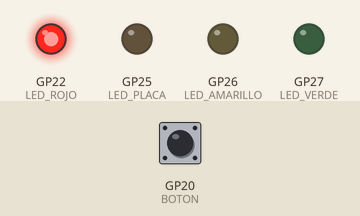
The program below on a simulated Raspberry Pi Pico running MicroPython. Parts: output pins drawn as LEDs (lit = HIGH). Inputs (shaded band) come from the test bench; at power-on: GP20 (BOTON) HIGH. Threads take turns every 2 ms; what the program prints to the serial console is not drawn.

Above: at 1.2 s.
1.3 s: GP20 (BOTON) pulled LOW for 0.15 s
At 5.7 s:
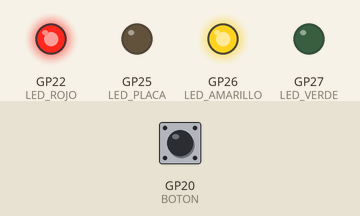
At 6.5 s:
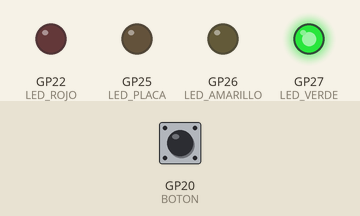
Timing chart, 0 to 19.4 s (numbered marks = the images above; inputs shaded):
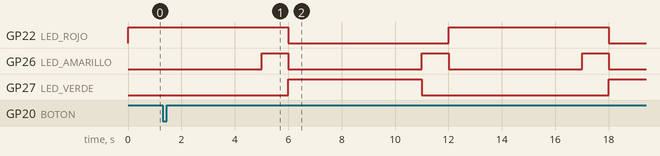

Measured:
- by itself, GP26 (LED_AMARILLO): alternates HIGH for 1.0 s and LOW for 5.0 s

The program:

semaforo_hilos.py
```python
# Proyecto: semáforo con botón de bloqueo
# Uso de ejecución en hilos

from machine import Pin
import time
import _thread

LED_ROJO = Pin(22, Pin.OUT)
LED_AMARILLO = Pin(26, Pin.OUT)
LED_VERDE = Pin(27, Pin.OUT)

LED_PLACA = Pin(25, Pin.OUT)

BOTON = Pin(20, Pin.IN)

def second_thread():
    while True:
        print("bandera")
        if (BOTON.value() == 0):
            print("boton pulsado")

_thread.start_new_thread(second_thread, ())

while True:
    LED_ROJO.value(1)
    time.sleep(5)
    LED_AMARILLO.value(1)
    time.sleep(1)
    LED_ROJO.value(0)
    LED_AMARILLO.value(0)
    LED_VERDE.value(1)
    time.sleep(5)
    LED_VERDE.value(0)
    LED_AMARILLO.value(1)
    time.sleep(1)
    LED_AMARILLO.value(0)
```
